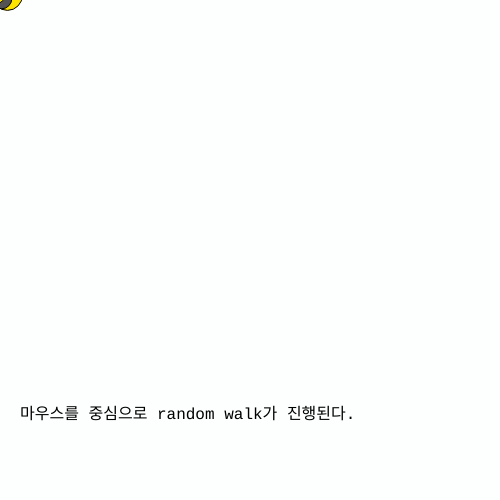
Frame 1 (no input)
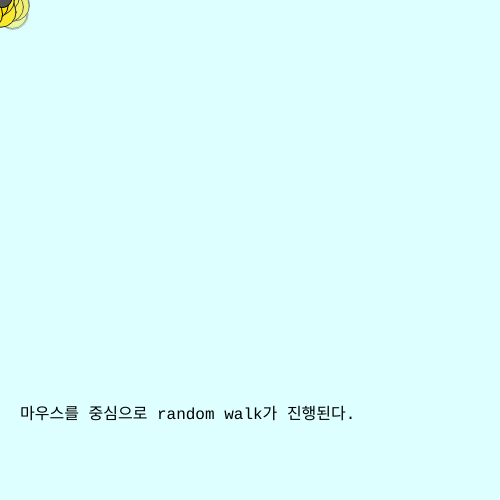
Frame 60 (no input)
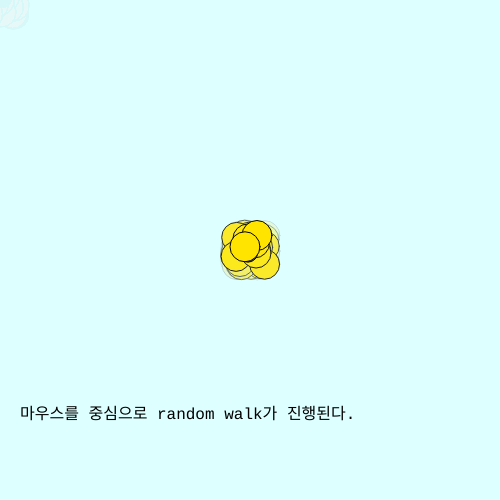
Frame 120 (the mouse pressed at the canvas centre since frame 60)

The p5.js sketch that drew these frames (run headless with seeded random() and noise() and a simulated clock; from frame 60 on, the mouse is pressed at the canvas centre):

// p5.js sketch
// ── sketch.js
let ball;
let ball2;
let value=0;

function setup() {
  title = createElement('h2', "<a href='/PoeticCodeForNature'> HOME!  </a> RandomWalk ");
  description = "\
 마우스를 중심으로 random walk가 진행된다. \
  ";
  text = createDiv(description);
  text.position(20, 400);
  text.style("font-family", "monospace");
  text.style("font-size", "12pt");

  createCanvas(500, 500);
  ball = new Walker();
  ball2= new Walker();

}


function draw() {
  background(212,244,250,15);
  fill(value);
  ball.update();
  ball.display();
  ball2.update();
  ball2.display();
}



class Walker {

  constructor() {
  	this.x = width/2;
  	this.y = height/2;
  	this.w = 20;
    this.x2 = width/2;
  	this.y2 = height/2;
  	this.w2 = 30;
  }

  update() {

  	this.x = mouseX+ random(-3, 3);
  	this.y = mouseY + random(-3, 3);
    this.x2 = mouseX+ random(-15, 15);
  	this.y2 = mouseY + random(-15, 15);
  }

  display() {

	ellipse(this.x, this.y, this.w);
    fill(255,228,0);
    ellipse(this.x2, this.y2, this.w2);
    fill(83,83,83);
  }
}
